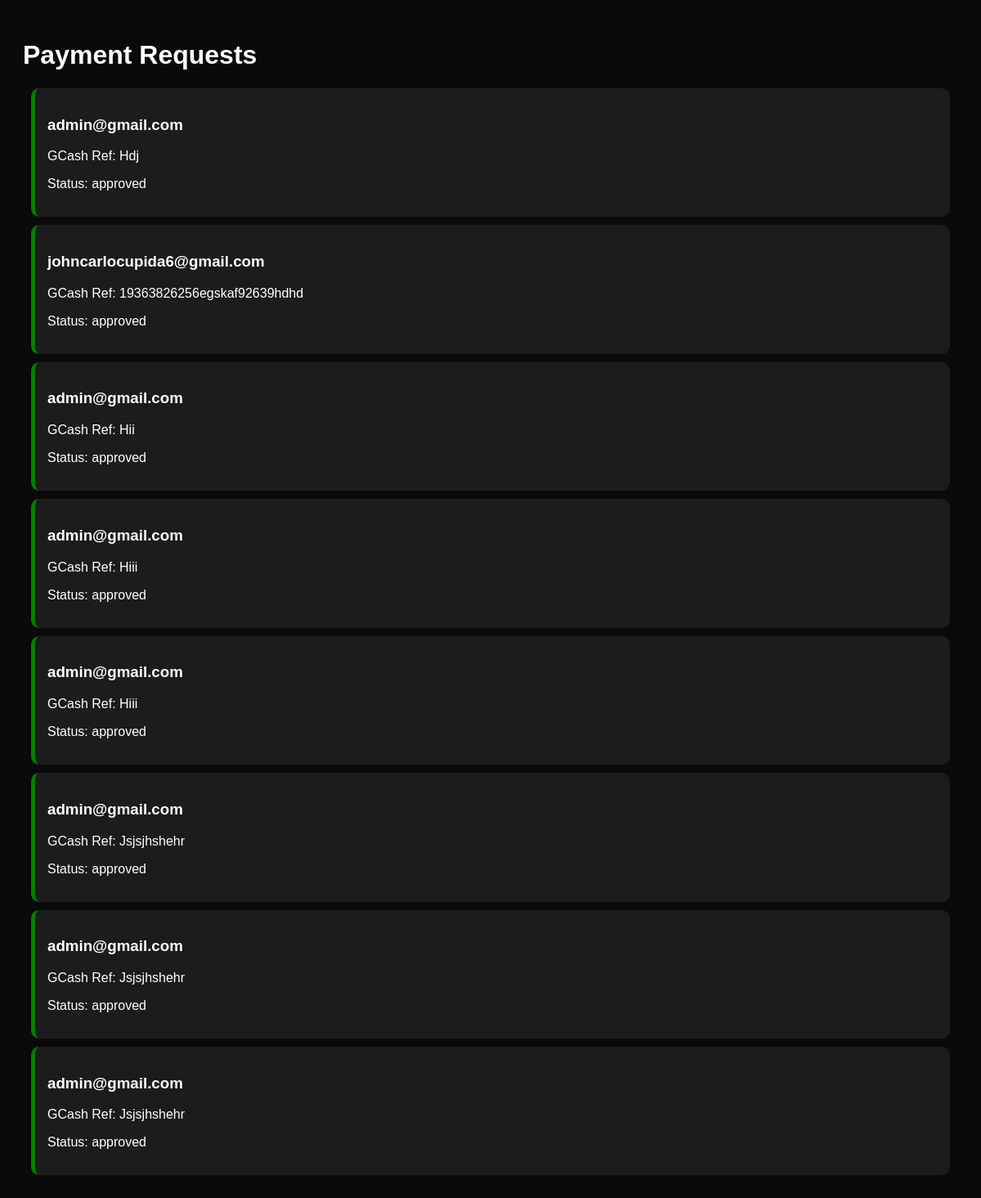
/admin (signed in), run on the app's committed database.
### tables this page shows
CREATE TABLE payments (
        id INTEGER PRIMARY KEY AUTOINCREMENT,
        user_email TEXT,
        reference TEXT,
        status TEXT DEFAULT 'pending'
    );

### app.py (the view)
@app.route("/admin")
def admin():
    if not session.get("admin"):
        return redirect("/admin/login")
    conn = db()
    c = conn.cursor()
    c.execute("SELECT * FROM payments ORDER BY id DESC")
    payments = c.fetchall()
    conn.close()
    return render_template("admin.html", payments=payments)

### app.py (called while the page is built)
def db():
    conn = sqlite3.connect("database.db")
    conn.row_factory = sqlite3.Row
    return conn

### templates/admin.html (shortened to what this page needs)
<!DOCTYPE html>
<html>
<head>
</head>
<body>
<h1>Payment Requests</h1>
{% for p in payments %}
<div class="card {{p['status']}}">
<h3>{{p['user_email']}}</h3>
<p>GCash Ref: {{p['reference']}}</p>
<p>Status: {{p['status']}}</p>
</div>
{% endfor %}
</body>
</html>

### templates/admin.html (style rules this page uses)
body { background:#0a0a0a; color:white; font-family:Arial; padding:20px; }
.card { background:#1c1c1c; padding:15px; margin:10px; border-radius:10px; border-left:5px solid orange; }
.approved { border-left:5px solid green; }

### data on the page
payments: user_email "admin@gmail.com", reference "Hdj", status "approved"
payments: user_email "johncarlocupida6@gmail.com", reference "19363826256egskaf92639hdhd", status "approved"
payments: user_email "admin@gmail.com", reference "Hii", status "approved"
payments: user_email "admin@gmail.com", reference "Hiii", status "approved"
payments: user_email "admin@gmail.com", reference "Hiii", status "approved"
payments: user_email "admin@gmail.com", reference "Jsjsjhshehr", status "approved"
payments: user_email "admin@gmail.com", reference "Jsjsjhshehr", status "approved"
payments: user_email "admin@gmail.com", reference "Jsjsjhshehr", status "approved"
